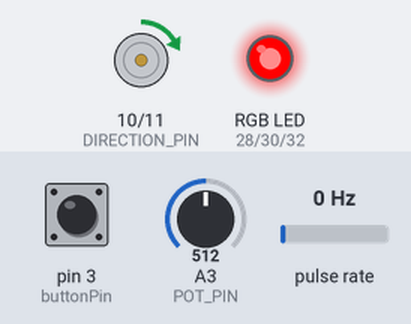
Bench run of a sketch on a simulated Arduino Mega 2560, built with avr-gcc and run on an emulated ATmega2560. Shown: direction and speed pins drawn as motors (green arrow = direction pin HIGH = forward, orange = LOW = backward, longer = more drive), an RGB LED mixed from three pins (HIGH = lit). Wiring (inferred from the names in the program): pulse sensor: data pin 2. The inputs (shaded band) are chosen by the test bench; at power-on: pulse rate 0 Hz, A3 (POT_PIN) = 512, pin 3 (buttonPin) LOW. What the sketch prints to the serial monitor is not drawn.

Above: at 1.2 s.
1.3 s: pulse rate (sensor on pin 2) set to 150 Hz
At 4.1 s:
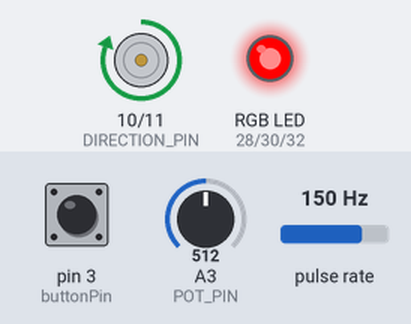
4.3 s: A3 (POT_PIN) set to 394
At 5.3 s:
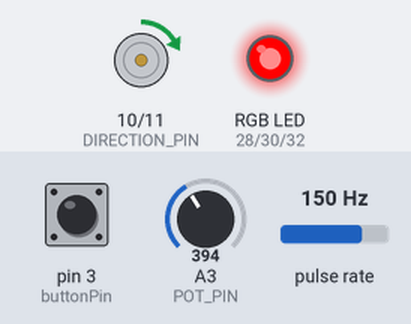
7.3 s: A3 (POT_PIN) set to 368
At 7.8 s:
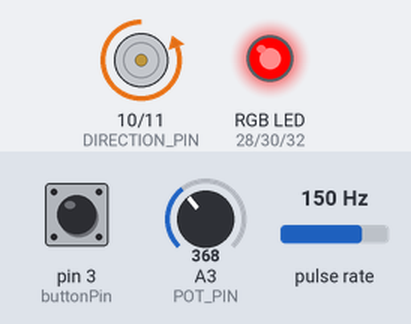
8.8 s: pulse rate (sensor on pin 2) set to 50 Hz
At 9.61 s:
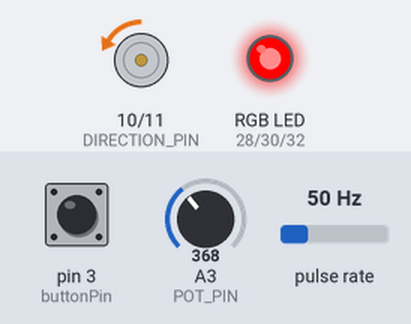
11.8 s: pin 3 (buttonPin) pulled HIGH for 0.15 s
At 13.0 s:
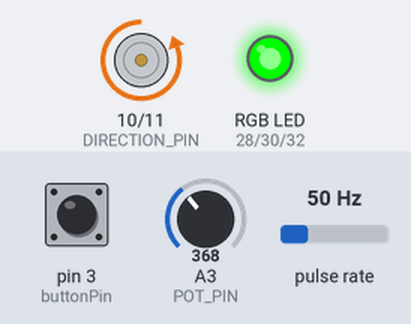
13.4 s: pin 3 (buttonPin) pulled HIGH for 1 s
At 14.5 s:
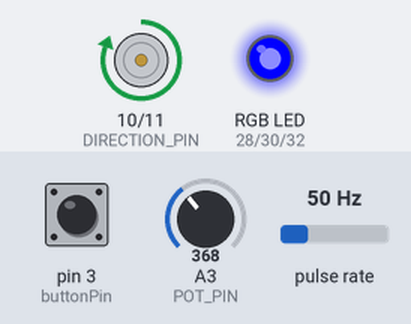
Timing chart, 0 to 17.4 s (numbered marks = the images above; inputs shaded):
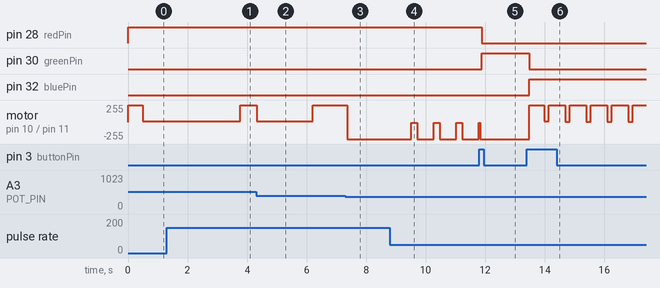

Measured:
- the behaviour switches between 384 and 383 on A3 (POT_PIN) (found by bisection; images 2 and 3)
- after the input at 1.3 s, motor on pin 10 (DIRECTION_PIN) / pin 11 (PWM_PIN): forward 10/255 → forward 255/255 after 2.5 s
- after the input at 4.3 s, motor on pin 10 (DIRECTION_PIN) / pin 11 (PWM_PIN): goes on until 6.2 s, then stays forward 255/255
- after the input at 7.3 s, motor on pin 10 (DIRECTION_PIN) / pin 11 (PWM_PIN): forward 255/255 → backward 255/255 after 0.06 s
- after the input at 8.8 s, motor on pin 10 (DIRECTION_PIN) / pin 11 (PWM_PIN): alternates backward 255/255 for 0.55 s and backward 10/255 for 0.20 s, starting after 0.71 s
- after the input at 11.8 s, pin 28 (redPin): HIGH → LOW after 0.08 s; pin 30 (greenPin): LOW → HIGH after 0.08 s
- after the input at 13.4 s, pin 30 (greenPin): HIGH → LOW after 0.08 s; pin 32 (bluePin): LOW → HIGH after 0.08 s; motor on pin 10 (DIRECTION_PIN) / pin 11 (PWM_PIN): backward 255/255 → forward 255/255 after 0.08 s, → forward 10/255 0.50 s later, → forward 255/255 0.15 s later, → forward 1/255 0.55 s later, … (11 changes in this stretch)

The sketch:

HapticMode2.ino
```cpp
#include <math.h>     // fabs()

// ────────────────────────────────────────────────────────────────
//  USER-ADJUSTABLE DEFINES
// ────────────────────────────────────────────────────────────────
#define LED_ON   LOW      // for common-anode → LOW turns channel ON
#define LED_OFF  HIGH     //            "
/*  for common-cathode change to:
#define LED_ON   HIGH
#define LED_OFF  LOW
*/

// ── RGB LED pins (non-PWM digital pins are fine) ───────────────
const int redPin   = 28;
const int greenPin = 30;
const int bluePin  = 32;

// ── Push-button pin ─────────────────────────────────────────────
const int buttonPin = 3;

// ── Paddle hardware ─────────────────────────────────────────────
#define DIRECTION_PIN 10
#define PWM_PIN       11
#define ENCODER_PIN    2      // interrupt-capable
#define POT_PIN       A3      // pot between 3 V3 and GND

// ── Calibration θ = a + bV + cV² (deg) ─────────────────────────
const float cal_a = 43.56754;
const float cal_b = 55.93129;
const float cal_c = -72.45525;

// ── Encoder / geometry ─────────────────────────────────────────
const int   PULSES_PER_PADDLE_REV = 2160;
const float PULSES_PER_DEGREE     = PULSES_PER_PADDLE_REV / 360.0f;

// ── Motor constants ────────────────────────────────────────────
const int   HOLD_PWM   = 255;   // brake (verify for your driver)
const int   MOVE_PWM   = 10;    // gentle return
const float deadbandAngle = 2.0;   // ±2° neutral zone

// ── Notch positions for Case 2 ─────────────────────────────────
static const float notches[] = { -45, -30, -15, 0, 15, 30, 45 };
const int   NUM_NOTCHES = sizeof(notches)/sizeof(notches[0]);

// ── State vars ─────────────────────────────────────────────────
volatile long encoderPulses = 0;
bool  returning    = false;
long  targetPulses = 0;

int   buttonState     = 0;
int   lastButtonState = 0;
int   pressCount      = 0;      // mode = pressCount % 3

// ── ISR: count encoder pulses ──────────────────────────────────
void encoderISR() { encoderPulses++; }

// ── Helper: set LED colour on common-anode/cathode pin logic ───
void setColor(int redValue, int greenValue, int blueValue) {
  analogWrite(redPin, redValue);
  analogWrite(greenPin, greenValue);
  analogWrite(bluePin, blueValue);
}

// ── SETUP ──────────────────────────────────────────────────────
void setup()
{
  // I/O
  pinMode(redPin,   OUTPUT);
  pinMode(greenPin, OUTPUT);
  pinMode(bluePin,  OUTPUT);
  pinMode(buttonPin, INPUT);

  pinMode(DIRECTION_PIN, OUTPUT);
  pinMode(PWM_PIN,       OUTPUT);
  pinMode(ENCODER_PIN,   INPUT);
  attachInterrupt(digitalPinToInterrupt(ENCODER_PIN), encoderISR, RISING);

  // start braked, mode 0 (LED red)
  digitalWrite(DIRECTION_PIN, HIGH);
  analogWrite(PWM_PIN, HOLD_PWM);

  Serial.begin(115200);
}

// ── LOOP ───────────────────────────────────────────────────────
void loop()
{
  // 1) Push-button edge detect + debounce
  buttonState = digitalRead(buttonPin);
  if (buttonState != lastButtonState) {
    if (buttonState == HIGH) {           // rising edge
      pressCount++;                      // cycle modes 0→1→2→0…
      returning = false;                 // cancel any in-flight return
      analogWrite(PWM_PIN, HOLD_PWM);
      Serial.print(F("Mode → ")); Serial.println(pressCount % 3);
    }
    delay(50);
  }
  lastButtonState = buttonState;

  int mode = pressCount % 3;

  // 2) Mode-specific behaviour
  switch (mode) {

    // ───────────────────────────────────────────────────────
    case 0:   // SPRING RETURN (LED red)
    // ───────────────────────────────────────────────────────
      setColor(255, 0, 0);   // red
      // … (unchanged code from your original Case 0) …
      // (holds paddle, reads angle, returns to 0 if outside deadband)
      // ───────────────────────────────────────────────────────
      { // keep your existing Case 0 code block here
        if (!returning) {
          digitalWrite(DIRECTION_PIN, HIGH);
          analogWrite(PWM_PIN, HOLD_PWM);
        }
        int raw = analogRead(POT_PIN);
        float volt = (raw / 1023.0f) * 3.3f;
        float angle = cal_a + cal_b*volt + cal_c*volt*volt;
        if (!returning && fabs(angle) > deadbandAngle) {
          float excessDeg = fabs(angle) - deadbandAngle;
          targetPulses = (long)(excessDeg * PULSES_PER_DEGREE + 0.5f);
          noInterrupts(); encoderPulses = 0; interrupts();
          returning = true;
          digitalWrite(DIRECTION_PIN, angle > 0 ? LOW : HIGH);
          delay(500);
          analogWrite(PWM_PIN, MOVE_PWM);
        }
        if (returning && encoderPulses >= targetPulses) {
          analogWrite(PWM_PIN, HOLD_PWM);
          returning = false;
          Serial.println(F("↺ Returned into deadband"));
        }
        Serial.print(F("θ=")); Serial.print(angle,1);
        Serial.print(F("°, pulses=")); Serial.print(encoderPulses);
        Serial.print(F("/")); Serial.println(targetPulses);
      }
      break;

    // ───────────────────────────────────────────────────────
    case 1:   // IDLE BRAKE (LED green)
    // ───────────────────────────────────────────────────────
      setColor(0, 255, 0);   // green
      returning = false;
      analogWrite(PWM_PIN, HOLD_PWM);
      break;

    // ───────────────────────────────────────────────────────
    case 2:   // NOTCH RETURN (LED blue)
    // ───────────────────────────────────────────────────────
      setColor(0, 0, 255);   // blue

      // Hold when idle
      if (!returning) {
        digitalWrite(DIRECTION_PIN, HIGH);
        analogWrite(PWM_PIN, HOLD_PWM);
      }

      // Read pot → angle
      {
        int raw = analogRead(POT_PIN);
        float volt = (raw / 1023.0f) * 3.3f;
        float angle = cal_a + cal_b*volt + cal_c*volt*volt;

        // Find nearest notch
        float bestDiff = 1e6;
        float targetAngle = 0;
        for (int i = 0; i < NUM_NOTCHES; ++i) {
          float d = fabs(angle - notches[i]);
          if (d < bestDiff) {
            bestDiff = d;
            targetAngle = notches[i];
          }
        }

        // Start return to notch?
        if (!returning && bestDiff > deadbandAngle) {
          float excessDeg = bestDiff - deadbandAngle;
          targetPulses = (long)(excessDeg * PULSES_PER_DEGREE + 0.5f);
          noInterrupts(); encoderPulses = 0; interrupts();
          returning = true;
          // if current angle above target notch, drive negative to come back, else positive
          digitalWrite(DIRECTION_PIN, angle > targetAngle ? LOW : HIGH);
          delay(500);
          analogWrite(PWM_PIN, 1);
          break;  // skip finish check this pass
        }

        // Finish return?
        if (returning && encoderPulses >= targetPulses) {
          analogWrite(PWM_PIN, HOLD_PWM);
          returning = false;
          Serial.print(F("↺ Returned to notch "));
          Serial.println(targetAngle);
        }

        // Debug
        Serial.print(F("θ=")); Serial.print(angle,1);
        Serial.print(F("°, nearest notch=")); Serial.print(targetAngle,1);
        Serial.print(F("°, pulses=")); Serial.print(encoderPulses);
        Serial.print(F("/")); Serial.println(targetPulses);
      }
      break;
  }

  delay(50);   // loop pace
}
```
